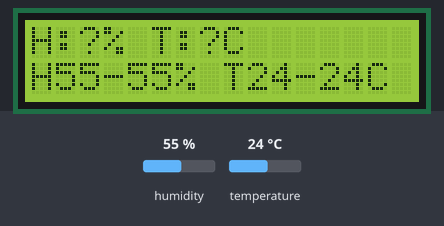
Bench run of a sketch on a simulated Arduino Uno, built with avr-gcc and run on an emulated ATmega328P. Shown: 16×2 character LCD. The inputs (shaded band) are chosen by the test bench; at power-on: humidity 55 %, temperature 24 °C.

Above: at 2.6 s.
2.7 s: humidity set to 22 %
At 6.7 s:
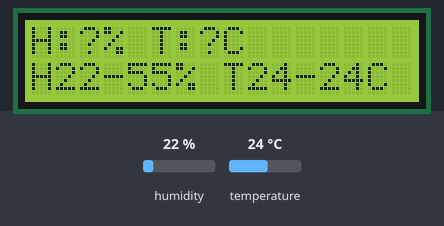
7.7 s: temperature set to 12 °C
At 10.9 s:
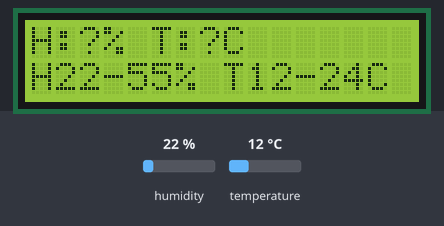
12.7 s: humidity set to 68 %
At 15.2 s:
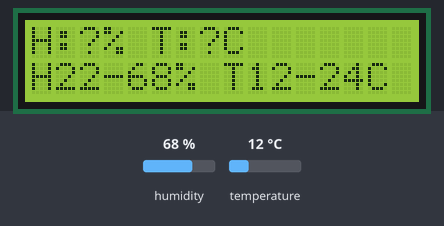
17.7 s: temperature set to 28 °C
At 19.4 s:
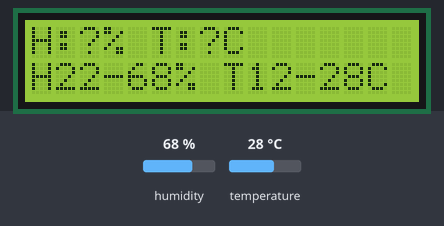
Timing chart, 0 to 20.9 s (numbered marks = the images above; inputs shaded):
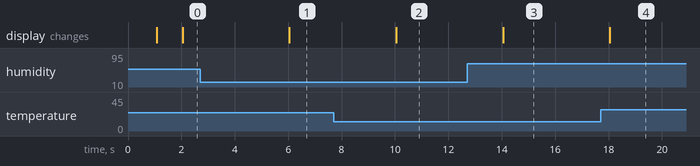

The sketch:

main.ino
```cpp
#include <Wire.h>
#include <LiquidCrystal_I2C.h>
#include <DHT.h>
#include <stdio.h>

// Sensor and pin configuration
constexpr uint8_t DHT_PIN = 2;
constexpr uint8_t DHT_TYPE = DHT11;
constexpr unsigned long UPDATE_INTERVAL_MS = 2000;

// Peripheral instances
LiquidCrystal_I2C lcd(0x27, 16, 2);
DHT dht(DHT_PIN, DHT_TYPE);

struct ClimateData {
    float temperature = 0.0f;
    float humidity = 0.0f;
    float minTemp = 1000.0f;
    float maxTemp = -1000.0f;
    float minHumidity = 1000.0f;
    float maxHumidity = -1000.0f;
    bool isFirstRead = true;

    void update(float currentTemp, float currentHum) {
        temperature = currentTemp;
        humidity = currentHum;

        if (isFirstRead) {
            minTemp = maxTemp = currentTemp;
            minHumidity = maxHumidity = currentHum;
            isFirstRead = false;
            return;
        }

        if (currentTemp < minTemp) minTemp = currentTemp;
        if (currentTemp > maxTemp) maxTemp = currentTemp;
        if (currentHum < minHumidity) minHumidity = currentHum;
        if (currentHum > maxHumidity) maxHumidity = currentHum;
    }
};

ClimateData climate;
unsigned long lastUpdateTimestamp = 0;

void displayMetrics(const ClimateData& data) {
    char rowBuffer[17];

    // Row 1: Current readings (e.g., "H:45.0% T:23.5C")
    snprintf(rowBuffer, sizeof(rowBuffer), "H:%.1f%% T:%.1fC", data.humidity, data.temperature);
    lcd.setCursor(0, 0);
    lcd.print(rowBuffer);

    // Row 2: Session Min/Max ranges (e.g., "H40-55% T20-25C")
    snprintf(rowBuffer, sizeof(rowBuffer), "H%d-%d%% T%d-%dC",
             static_cast<int>(data.minHumidity), static_cast<int>(data.maxHumidity),
             static_cast<int>(data.minTemp), static_cast<int>(data.maxTemp));
    lcd.setCursor(0, 1);
    lcd.print(rowBuffer);
}

void displaySensorError() {
    lcd.clear();
    lcd.setCursor(0, 0);
    lcd.print("Sensor Read Err");
    lcd.setCursor(0, 1);
    lcd.print("Check Wiring");
}

void setup() {
    lcd.init();
    lcd.backlight();
    lcd.setCursor(0, 0);
    lcd.print("System Booting...");

    dht.begin();
    delay(1000);
    lcd.clear();
}

void loop() {
    unsigned long currentTimestamp = millis();

    // Non-blocking telemetry acquisition
    if (currentTimestamp - lastUpdateTimestamp >= UPDATE_INTERVAL_MS) {
        lastUpdateTimestamp = currentTimestamp;

        float hum = dht.readHumidity();
        float temp = dht.readTemperature();

        if (isnan(hum) || isnan(temp)) {
            displaySensorError();
        } else {
            climate.update(temp, hum);
            displayMetrics(climate);
        }
    }
}
```

Measured:
- after the input at 2.7 s, the display: changes after 3.3 s (image 1)
- after the input at 7.7 s, the display: changes after 2.3 s (image 2)
- after the input at 12.7 s, the display: changes after 1.3 s (image 3)
- after the input at 17.7 s, the display: changes after 0.35 s (image 4)
